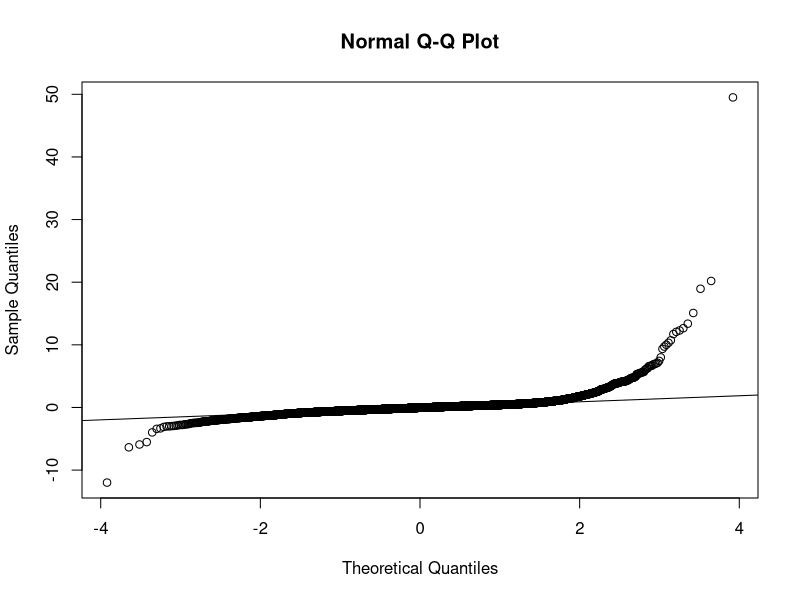
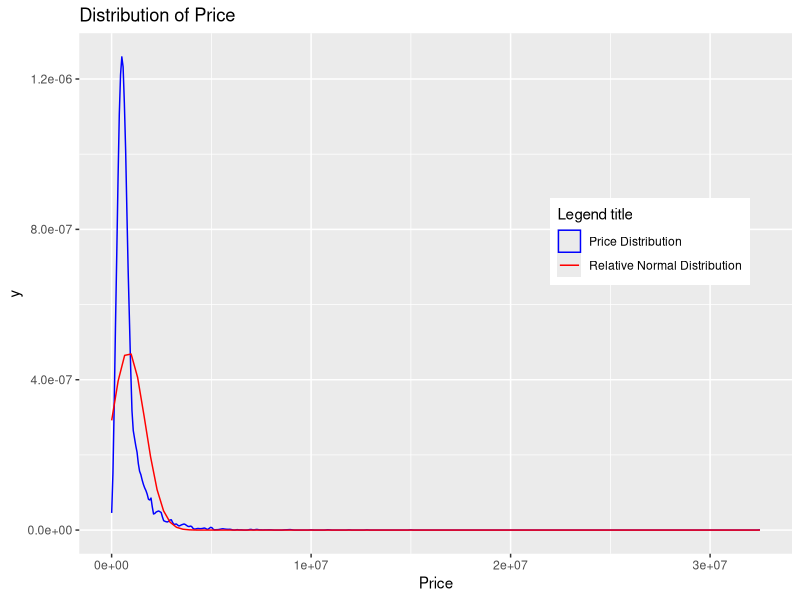
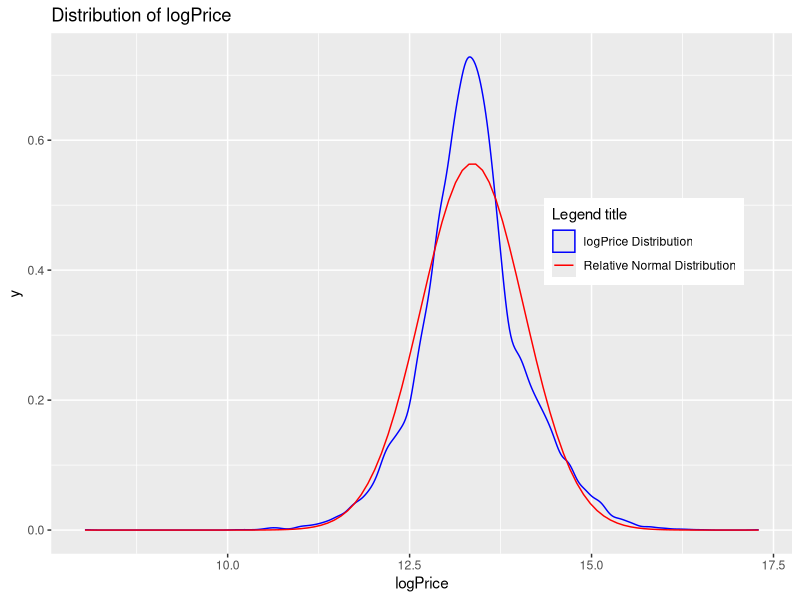
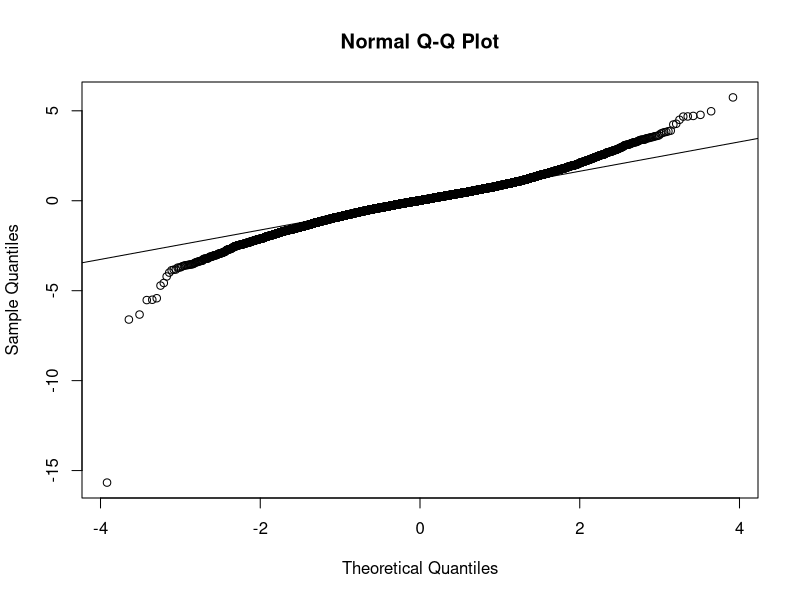
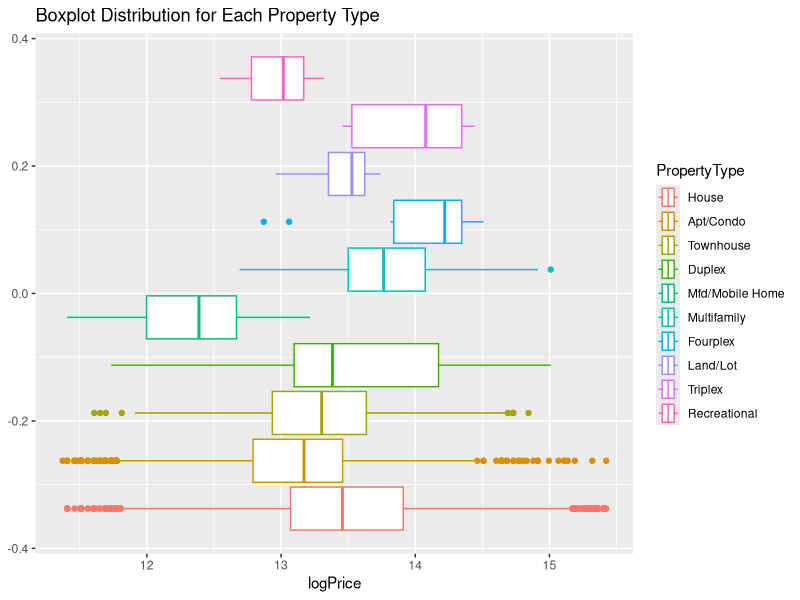
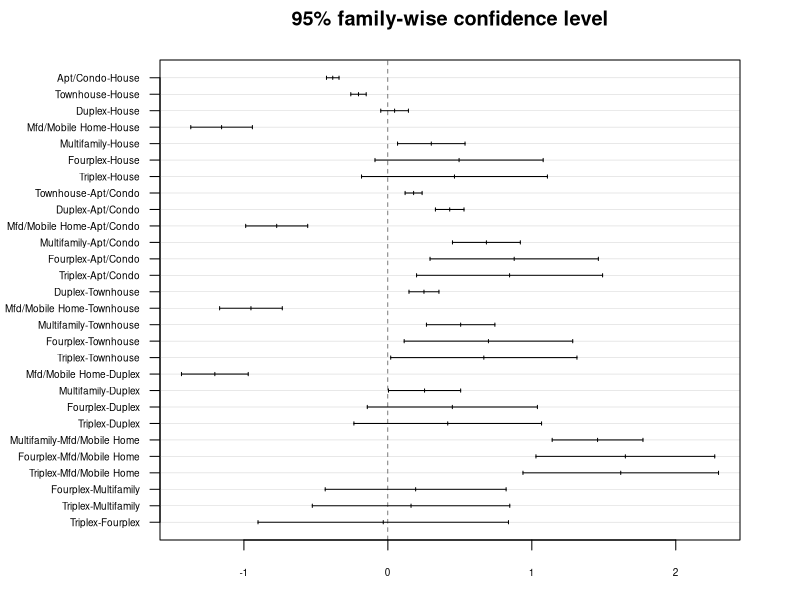
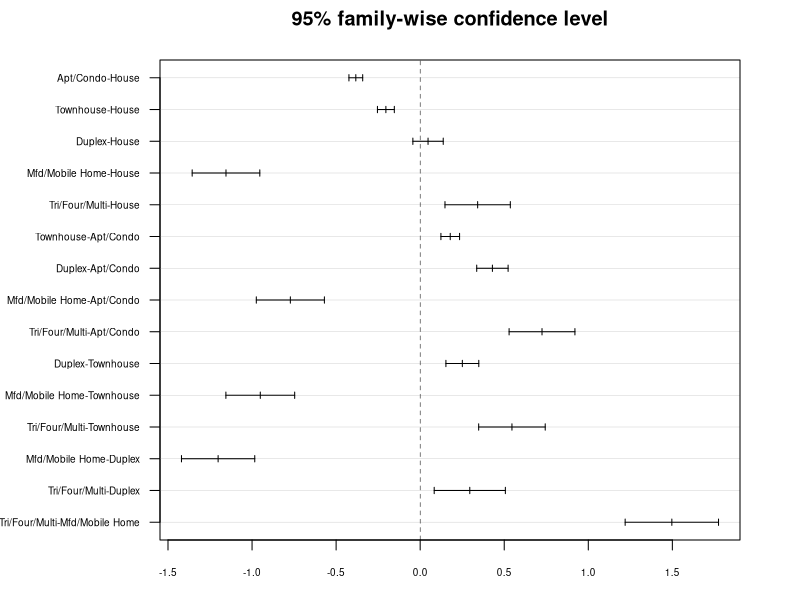
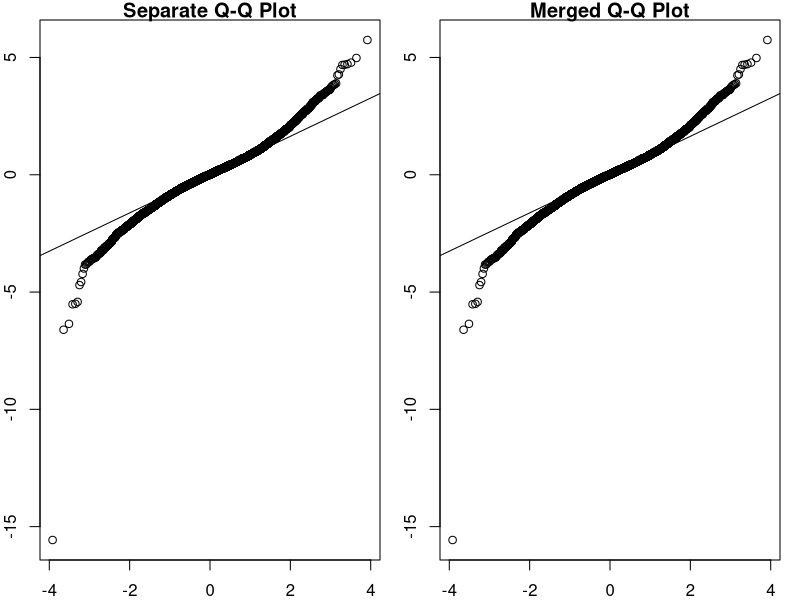

Write the R code that produced these figures, in order. (Note: this script raises an error after producing the figures.)
setwd("C:/Users/colef/Documents/GitHub/Housing-Web-Scraping")
set.seed(4)


library(tidyverse)
library(forcats)
library(car)
library(rstatix)
## Polishing and Sampling dataframe:
houses.df <- read_csv(file = "housing_df.csv", show_col_types = FALSE)
houses.df <- houses.df %>% drop_na() %>% distinct()
houses.df$`Property Type` <- factor(houses.df$`Property Type`)
houses.df <- houses.df %>% mutate(`Property Type` = fct_reorder(
  `Property Type`, Price, .fun="length", .desc = TRUE))
houses.df <- houses.df %>% rename(PropertyType = `Property Type`)
houses.df <- houses.df %>% rename(SquareFeet = `Square Feet`)
## Creating first model:
houses.glm1 <- glm(formula = Price~Bedrooms+Bathrooms+SquareFeet+PropertyType+Province+Population,
                   data=houses.df)
#' Prints a concise summary of model
#'
#' @param model A linear model
#' @param name String
my_summary <- function(model, name="Unnamed Model"){
  cat("\"",name,"\"\n")
  cat("Formula: ",as.character(model$formula)[c(2,1,3)],"\n \n")
  printCoefmat(summary(model)$coefficients)
  cat(paste("\nAIC:", model$aic))}
my_summary(houses.glm1, "Naive Model")


houses.df <- houses.df %>%
  select(-new)


#' Calculates percent error between predictions and actual values
#' 
#' @param preds predicted values
#' @param reals actual values
error <- function(preds, reals){
  return(mean(abs(preds - reals) / reals))
}
pred <- predict(houses.glm1, houses.df)
error(pred, houses.df$Price)

houses.glm1.res <- rstandard(houses.glm1)
qqnorm(houses.glm1.res)
qqline(houses.glm1.res)


#' Creates a distribution plot object with relative normal distribution
#' 
#' @param df A Dataframe
#' @param column A string representing a column name
#' @param datatype A string denoting plot type
#' @return distribution plot
distribution_graph <- function(df, column, datatype="bar") {
  y <- if(datatype=="density"){
    geom_density(aes(colour=paste(column,"Distribution")))
  } else {geom_bar(aes(colour=paste(column,"Distribution")))}
  p <- ggplot(data=df, aes(x=.data[[column]])) + 
    ggtitle(paste("Distribution of", column)) + y +
    stat_function(fun=dnorm, aes(colour = "Relative Normal Distribution"),
                  args=list(mean=mean(df[[column]]), sd=sd(df[[column]]))) +
    scale_colour_manual("Legend title", values = c("blue", "red")) +
    theme(legend.position="inside", legend.position.inside = c(0.8, 0.6))
  return(p)
}
# Create the plot
distribution_graph(houses.df, "Price", datatype="density")


## Create new "log(Price)" column for dataset and replot:
houses.df$logPrice <- log(houses.df$Price)
distribution_graph(houses.df, "logPrice", datatype="density")


# Removing outlying logPrices, and making second model:
q99 <- quantile(houses.df$logPrice, probs=c(0.005,0.995))
houses.df <- houses.df %>% filter(logPrice > q99[1]) %>% filter(logPrice < q99[2])
houses.glm2 <- glm(formula = logPrice~Bedrooms+Bathrooms+SquareFeet+PropertyType+Province+Population,
                   data=houses.df)
my_summary(houses.glm2, "Model 2")


pred <- exp(predict(houses.glm2, houses.df))
error(pred, houses.df$Price)

houses.glm2.res <- rstandard(houses.glm2)
qqnorm(houses.glm2.res)
qqline(houses.glm2.res)


houses.df %>% group_by(PropertyType) %>% summarise(count=n())
ggplot(data=houses.df, aes(x=logPrice, color=PropertyType)) +
  geom_boxplot() + ggtitle("Boxplot Distribution for Each Property Type")


# removing 'Land/Lot' and 'Recreational' listings
houses.df <- houses.df %>%
  filter(!(PropertyType %in% c("Land/Lot","Recreational")))
houses.df$PropertyType <- droplevels(houses.df$PropertyType)


## ANOVA test
anova_model <- aov(logPrice ~ PropertyType, data = houses.df)
summary(anova_model)


## Tukey HCD test
tukey_results <- TukeyHSD(anova_model,conf.level = 0.95)
par(mar=c(3,8,3,3))
plot(tukey_results, las=1, cex.axis = 0.6)


# Merging categories
houses.df$PropertyType <- 
  fct_collapse(houses.df$PropertyType, 
               `Tri/Four/Multi` = c("Triplex","Fourplex","Multifamily"))
## Tukey HCD test
anova_model <- aov(logPrice ~ PropertyType, data = houses.df)
tukey_results <- TukeyHSD(anova_model,conf.level = 0.95)
par(mar=c(3,8,3,3))
plot(tukey_results, las=1, cex.axis = 0.6)


# Making model with House and Duplex separate
houses.glm3.1 <- glm(formula = logPrice~Bedrooms+Bathrooms+SquareFeet+PropertyType+Province+Population,
                     data=houses.df)
# Making model with House and Duplex merged
houses.df.2 <- houses.df
houses.df.2$PropertyType <- 
  fct_collapse(houses.df.2$PropertyType, 
               `House/Duplex` = c("House","Duplex"))
houses.glm3.2 <- glm(formula = logPrice~Bedrooms+Bathrooms+SquareFeet+PropertyType+Province+Population,
                     data=houses.df.2)
my_summary(houses.glm3.1, "Separate House/Duplex")
my_summary(houses.glm3.2, "Merged House/Duplex")


pred.1 <- exp(predict(houses.glm3.1, houses.df))
error(pred.1, houses.df$Price)
pred.2 <- exp(predict(houses.glm3.2, houses.df.2))
error(pred.2, houses.df$Price)

par(mar=c(2,2,1,1), mfrow = c(1, 2))
houses.glm3.1.res <- rstandard(houses.glm3.1)
qqnorm(houses.glm3.1.res, ylab = "", xlab = "", main="Separate Q-Q Plot")
qqline(houses.glm3.1.res)

houses.glm3.2.res <- rstandard(houses.glm3.1)
qqnorm(houses.glm3.2.res, ylab = "", xlab = "", main="Merged Q-Q Plot")
qqline(houses.glm3.2.res)


# Choosing official 3rd model
houses.glm3 <- houses.glm3.1


houses.df %>% group_by(Province) %>% summarise(count=n())
ggplot(data=houses.df, aes(x=logPrice, color=Province)) +
  geom_boxplot() + ggtitle("Boxplot Distribution for Each Property Type")


anova_model <- aov(logPrice ~ Province, data = houses.df)
summary(anova_model)


## Tukey HCD test
tukey_results <- TukeyHSD(anova_model,conf.level = 0.95)
par(mar=c(3,8,3,3))
plot(tukey_results, las=1, cex.axis = 0.6)


# Merging categories
houses.df$Province <- 
  fct_collapse(houses.df$Province, 
               `Saskatchewan/Manitoba` = c("Saskatchewan","Manitoba"))
houses.glm4 <- glm(formula = logPrice~Bedrooms+Bathrooms+SquareFeet+PropertyType+Province+Population,
                   data=houses.df)
my_summary(houses.glm4, "Model 4")
pred <- exp(predict(houses.glm4, houses.df))
error(pred, houses.df$Price)



























#############
## TESTING ##
#############
test <- houses.df
test$BB <- test$Bedrooms + test$Bathrooms
cor(test[,3:6])


q99 <- quantile(test$SquareFeet, probs=c(0.005,0.995))
test <- houses.df %>% filter(SquareFeet > q99[1]) %>% filter(SquareFeet < q99[2])

plot(test$SquareFeet, test$logPrice)
plot(sqrt(test$SquareFeet), test$logPrice)

test.glm3 <- glm(formula = logPrice~Bedrooms+Bathrooms+SquareFeet+PropertyType,data=test)

test$Feet <- sqrt(test$SquareFeet)
test$logFeet <- log(test$SquareFeet)
test.glm3.1 <- glm(formula = logPrice~Bedrooms+Bathrooms+Feet+PropertyType,data=test)
test.glm3.2 <- glm(formula = logPrice~Bedrooms+Bathrooms+logFeet+PropertyType,data=test)

cor(test[,c(4:6,8)])
cor(test[,c(4:5,8:9)])
pairs(test[,c(4:6,8)])
pairs(test[,c(4:5,8:9)])

plot(test$SquareFeet, test$logPrice)
abline(lm(test$logPrice ~ test$SquareFeet), col = "red", lwd = 2)
plot(test$logFeet, test$logPrice)
abline(lm(test$logPrice ~ test$logFeet), col = "red", lwd = 2)
plot(test$Feet, test$logPrice)
abline(lm(test$logPrice ~ test$Feet), col = "red", lwd = 2)

pred <- exp(predict(test.glm3.1, test))
error(pred, test$Price)

pred <- exp(predict(test.glm3, test))
error(pred, test$Price)


plot(density(test.glm3.1$residuals))
curve(dnorm(x,mean(test.glm3.1$residuals), sd(test.glm3.1$residuals)), add=TRUE,
      col="red")

plot(density(houses.glm3$residuals))
curve(dnorm(x,mean(houses.glm3$residuals), sd(houses.glm3$residuals)), add=TRUE,
      col="red")

plot(density(houses.glm2$residuals))
curve(dnorm(x,mean(houses.glm2$residuals), sd(houses.glm2$residuals)), add=TRUE,
      col="red")

plot(test.glm3.1$residuals ~ test$SquareFeet)

test.glm3.3 <- glm(formula = logPrice~Bedrooms+Bathrooms+Feet+PropertyType+Province,data=test)

means <- c()
cityList <- levels(test$City)
pops <- c()
for (city in cityList){
  t <- test %>%
    filter(City == city)
  means <- c(means, mean(t$logPrice))
  pops <- c(pops, t$Population[1])
}
test.df <- tibble(
  cities = cityList,
  mean = means,
  pop = pops
)
plot(test.df$pop, test.df$mean)
text(test.df$pop, test.df$mean, labels=test.df$cities)


test %>%
  filter(Bedrooms >= 10)
